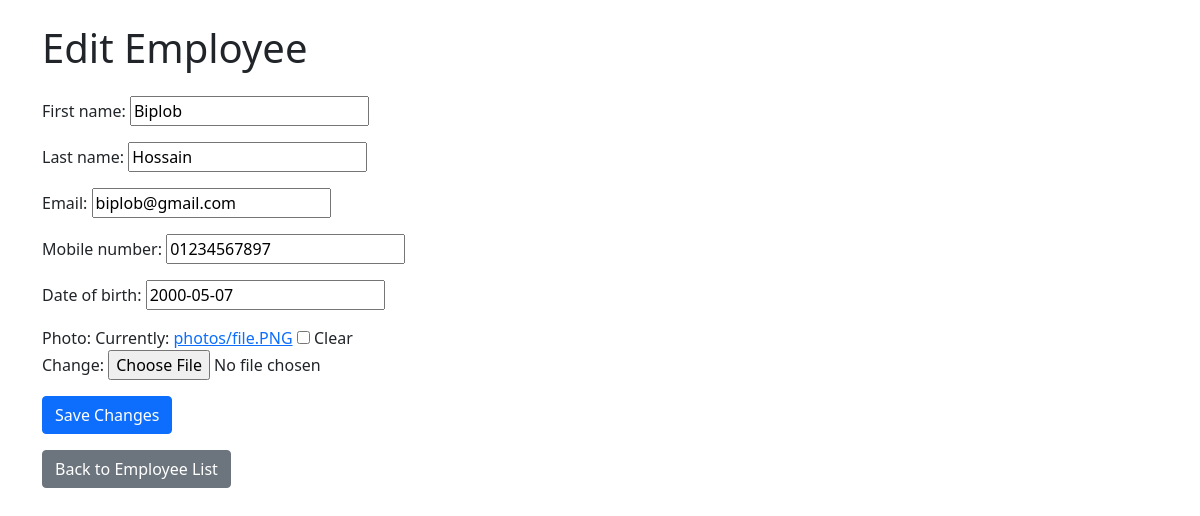
Page /edit_employee/15/ on the committed database.
### emp_app/models.py (models this page shows, shortened)
class Employee(models.Model):
    first_name = models.CharField(max_length=100)
    last_name = models.CharField(max_length=100)
    email = models.EmailField(max_length=100, unique=True)
    mobile_number = models.CharField(max_length=15, unique=True)
    date_of_birth = models.DateField(null=True, blank=True)
    photo = models.ImageField(upload_to='photos/', null=True, blank=True)

### emp_app/views.py (the view)
# urls.py: path('edit_employee/<int:employee_id>/', edit_employee, name='edit_employee'),
def edit_employee(request, employee_id):
    employee = get_object_or_404(Employee, id=employee_id)
    if request.method == 'POST':
        form = EmployeeForm(request.POST, request.FILES, instance=employee)
        if form.is_valid():
            form.save()
            return redirect('employees')
    else:
        form = EmployeeForm(instance=employee)
    return render(request, 'edit_employee.html', {'form': form})

### emp_app/forms.py
class EmployeeForm(forms.ModelForm):
    class Meta:
        model = Employee
        fields = ['first_name', 'last_name', 'email', 'mobile_number', 'date_of_birth', 'photo']

### emp_app/templates/edit_employee.html (shortened to what this page needs)
{% load static %}
<!doctype html>
<html lang="en">
<head>
    <link href="https://cdn.jsdelivr.net/npm/bootstrap@5.0.2/dist/css/bootstrap.min.css" rel="stylesheet">
</head>
<body>
    <div class="container">
        <h1 class="my-4">Edit Employee</h1>
        <form method="post" enctype="multipart/form-data">
            {{ form.as_p }}
            <button type="submit" class="btn btn-primary">Save Changes</button>
        </form>
        <a href="{% url 'employees' %}" class="btn btn-secondary mt-3">Back to Employee List</a>
    </div>
</body>
</html>

### rows in the picture
Employee: first_name "Biplob", last_name "Hossain", email "biplob@gmail.com", mobile_number "01234567897", date_of_birth "2000-05-07"
